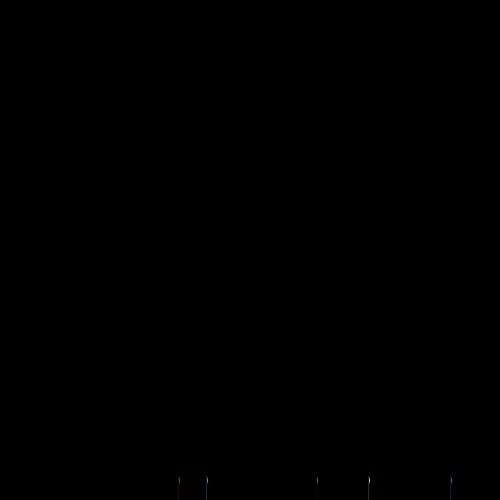
Frame 1 (no input)
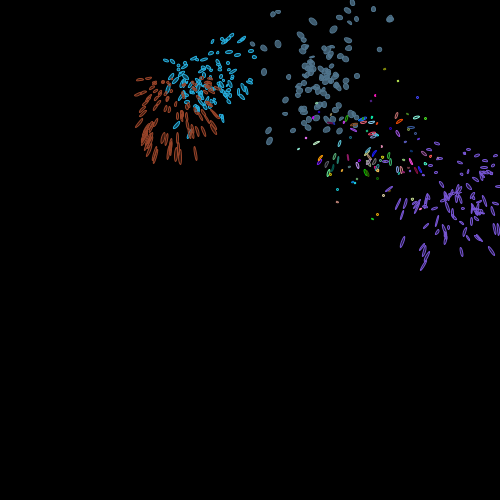
Frame 60 (the mouse pressed at the canvas centre just before this capture)
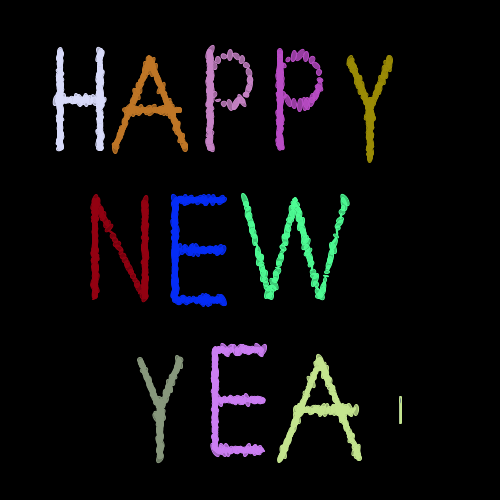
Frame 120 (the mouse held since frame 60 and released just before this capture)

The Processing sketch that drew these frames (run headless with seeded random() and noise(); from frame 60 on, the mouse is pressed at the canvas centre):

// Processing sketch: Lab_9
// ── Lab_9.pde
/*
Nghia Nguyen
CPE 123 - Lab 9: Firework
*/
// Base particle code for CSC 123 Lab 9

// TODO_1: add a new particle constructor that will take in a starting color for a particle
// TODO_2: add code to the Particle System to call the new Particle constructor
// TODO_3: add code so that the fire work explodes where the mouse clicks (use the existing firework, just restart a new system where the moust clicks)
// TODO_4: add code to start another firework when the old one dies
// TODO_5: add code in order to have the shading/transparency and or shape of the particle change over time
//         or depending on velocity
// TODO_6: add more then one firework

// define a particle
boolean click;
float e = 2.7182818284590452353602874713527;
class Particle 
{
   PVector loc;
   PVector vel;
   PVector accel;
   float r;
   float life;
   float origin_life;
   color pcolor;
  
   // constructor
   Particle(PVector start) 
   {
      accel = new PVector(0, 0.05); //gravity
      vel = new PVector(random(-1, 1), random(-2, 0), 0);
      pcolor = color(random(255), random(255), random(255));
      loc = start.get();  // make a COPY of the start location vector
      r = 8.0;
      life = 100;
      origin_life = life;
   }
    
   // TODO_1 define another constructor that allows a particle to start with a given color
    Particle(PVector start, color c) 
   {
      accel = new PVector(0, 0.05); //gravity
      vel = new PVector(random(-1, 1), random(-2, 0), 0);
      pcolor = c;
      loc = start.get();  // make a COPY of the start location vector
      r = 8.0;
      life = 100;
       origin_life = life;
   }
   
   //constructor with life_span
     Particle(PVector start, color c, float l) 
   {
      accel = new PVector(0, 0.05); //gravity
      vel = new PVector(random(-1, 1), random(-2, 0), 0);
      pcolor = c;
      loc = start.get();  // make a COPY of the start location vector
      r = 7.0;
      life = l;
      origin_life = life;
   }
   // what to do each frame
   void run(float choice) 
   {
    
      updateP(choice);
      renderP(choice); // render is a fancy word for draw.  :)
   }
    
   // a function to update the particle each frame
   void updateP(float choice) 
   {
     //parametric firework
      if(choice > 1 && choice <= 4 && (life %2 == 0 || life <= .85*origin_life))
      { 
        vel.add(accel);     
        loc.add(vel);
      }
      //normal firework
      if(choice <= 1)
      {
          vel.add(accel);     
          loc.add(vel);
      }
      //happy new year firework
      if(choice == 6 && life <=.8*origin_life)
      {
          vel.add(accel);     
          loc.add(vel);
      }
      // do not thing - wating for all the letters to comes up
      //change choice to 6 later on
      if(choice != 5)
          life -= 1.0;
   }
    
   // how to draw a particle
   void renderP(float choice) 
   {
      pushMatrix();
       stroke(pcolor);
       fill(pcolor, life);
       translate(loc.x, loc.y);
       //make the ellispe rotate with gravity
       rotate(vel.heading2D());
       if(life < 25.0 || (life <.9*origin_life && choice == 6))
           pcolor = color(random(255), random(255), random(255));
       if(life > 25 || choice == 6)
           ellipse(0, 0, r*vel.mag(),r*sin(life/100));
       else
           ellipse(0, 0, r*cos(life),r*sin(life/100)+PI/6);
      popMatrix();
   }
    
    // a function to test if a particle is alive
   boolean alive() 
   {
      if (life <= 0.0) 
         return false;
      return true;
   }
} //end of particle object definition

// now define a group of particles as a particleSys
class PSys
{
  
   ArrayList particles; // all the particles
   PVector source; // where all the particles emit from
   color shade; // their main color
   float explode; //store the y-location of the bullet
   float choice;
   float delay;
   // constructor
   PSys(int num, PVector init_loc) 
   {
      particles = new ArrayList();
      source = init_loc.get();  // you have to do this to set a vector equal to another vector
      shade = color(random(255), random(255), random(255));  // TODO_2 use this!
      for (int i=0; i < num; i++) 
      {
         particles.add(new Particle(source, shade));
      }
      explode = height;
   }
   //different life span
   PSys(int num, PVector init_loc, float l_span, float rad, float choice) 
   {
      this.choice = choice;
      particles = new ArrayList();
      source = init_loc.get();  // you have to do this to set a vector equal to another vector
      shade = color(random(255), random(255), random(255));  // TODO_2 use this!
      float t = PI/20;
      PVector cir = source.get();
      //use for letter
      int h=0;
      if(choice >= 2)
          rad = random(2,3);
      for (int i=0; i < num; i++) 
      {
        //normal firework
         if(choice <= 1)
             particles.add(new Particle(source, shade, l_span));
         //smiley face firework
         else if(choice <= 2)
         {
             if(i<num/2)
             {
                 cir.x = source.x + rad*cos(t);
                 cir.y = source.y + rad*sin(t);
                 t += PI/20;
             }   
             else if(i<num*.75)
             {
                 cir.x = source.x+rad/2;
                 cir.y = source.y;
             }
             else
             {
                 cir.x = source.x-rad/2;
                 cir.y = source.y;
             }
             particles.add(new Particle(cir, shade, l_span));
         }
         //heart firework
         else if(choice <=3)
         {
             cir.x = source.x + rad*(16*pow(sin(t),3));
             cir.y = source.y - rad*(13*cos(t) - 5*cos(2*t) - 2*cos(3*t) - cos(4*t));
             t += PI/20;
             rad -= .01;
             particles.add(new Particle(cir, shade, l_span));
         }
         //butterfly
         else if(choice <= 4)
         {
             cir.x = source.x + 20*(sin(t))*(pow(e,cos(t)) - 2*cos(4*t) - pow(sin(t/12),5));
             cir.y = source.y - 20*(cos(t))*(pow(e,cos(t)) - 2*cos(4*t) - pow(sin(t/12),5));
             t += PI/30;
             particles.add(new Particle(cir, shade, l_span));
         }   
      }
      explode = height;
   }
   
   PSys(int num, PVector init_loc, float l_span, float delay, int letter)
   {
      particles = new ArrayList();
      source = init_loc.get();  // you have to do this to set a vector equal to another vector
      shade = color(random(255), random(255), random(255));  // TODO_2 use this!
      PVector cir = source.get();
      this.delay = delay;
      int h=0;
      
      //set choice to 5 so life will not decrease until all the letters show up
      choice = 5;

      float t=0;
      for (int i=0; i < num; i++) 
      {
          //letter H = 1
          if(letter == 1)
          {
            //bar
            cir.x = source.x - 24 + h;
            cir.y = source.y;
            particles.add(new Particle(cir, shade, l_span));
           
            //left 
            cir.x = source.x-20;
            cir.y = source.y + h;
            particles.add(new Particle(cir, shade, l_span));
            cir.y = source.y - h;
            particles.add(new Particle(cir, shade, l_span));
            //right
            cir.x = source.x+20;
            cir.y = source.y + h;
            particles.add(new Particle(cir, shade, l_span));
            cir.y = source.y - h;
            particles.add(new Particle(cir, shade, l_span));
    
           // particles.add(new Particle(cir, shade, l_span));
          }
          //Letter A = 2
          if(letter == 2)
          {
            //bar
            if(i<.6*num)
            {  
                cir.x = source.x - 24 + h;
                cir.y = source.y+20;
                particles.add(new Particle(cir, shade, l_span));
            }  
            //left
            cir.y = source.y - 30 + h;
            cir.x = source.x + h/2.5;
            particles.add(new Particle(cir, shade, l_span));
            
            //right
            cir.y = source.y - 30 + h;
            cir.x = source.x - h/2.5;
            particles.add(new Particle(cir, shade, l_span));
            
          }
          //letter P == 3
          else if(letter == 3)
          {
              cir.x = source.x-20;
              cir.y = source.y + h;
              particles.add(new Particle(cir, shade, l_span));
              cir.y = source.y - h;
              particles.add(new Particle(cir, shade, l_span));
              cir.x = source.x + 20*cos(t);
              cir.y = source.y - 20 + 25*sin(t);
              particles.add(new Particle(cir, shade, l_span));
              t += PI/10;
              
          }
          //letter Y == 4
          else if(letter == 4)
          {
              cir.x = source.x;
              cir.y = source.y + h;
              particles.add(new Particle(cir, shade, l_span));
              cir.x = source.x-20+h/2.5;
              cir.y = source.y- 40 + h;
              particles.add(new Particle(cir, shade, l_span));
              cir.x = source.x+20-h/2.5;
              particles.add(new Particle(cir, shade, l_span));
             
          }
          //letter N == 5
          else if(letter == 5)
          {
              cir.x = source.x-25;
              cir.y = source.y + h;
              particles.add(new Particle(cir, shade, l_span));
              cir.y = source.y - h;
              particles.add(new Particle(cir, shade, l_span));
              cir.x = source.x+25;
              cir.y = source.y + h;
              particles.add(new Particle(cir, shade, l_span));
              cir.y = source.y - h;
              particles.add(new Particle(cir, shade, l_span));
              cir.x = source.x -25 + h;
              cir.y = source.y - 50 + 2*h;
              particles.add(new Particle(cir, shade, l_span));
              
          }
          //letter E == 6
          else if(letter == 6)
          {
              cir.x = source.x-25;
              cir.y = source.y + h;
              particles.add(new Particle(cir, shade, l_span));
              cir.y = source.y - h;
              particles.add(new Particle(cir, shade, l_span));
              cir.x = source.x - 25 + h;
              cir.y = source.y - 50;
              particles.add(new Particle(cir, shade, l_span));
              cir.x = source.x - 25 + h;
              cir.y = source.y;
              particles.add(new Particle(cir, shade, l_span));
              cir.x = source.x - 25 + h;
              cir.y = source.y + 50;
              particles.add(new Particle(cir, shade, l_span));
              
          }
          //letter W == 7
          else if(letter == 7)
          {
              cir.x = source.x - 25 + h/2;
              cir.y = source.y - 50 + 2*h;
              particles.add(new Particle(cir, shade, l_span));
              cir.x = source.x + 25 - h/2;
              cir.y = source.y - 50 + 2*h;
              particles.add(new Particle(cir, shade, l_span));
              cir.x = source.x + 25 + h/2;
              cir.y = source.y - 50 + 2*h;
              particles.add(new Particle(cir, shade, l_span));
              cir.x = source.x + 75 - h/2;
              cir.y = source.y - 50 + 2*h;
              particles.add(new Particle(cir, shade, l_span));
              
          }
          
          //letter R == 8
          else if(letter == 8)
          {
            //letter P
              cir.x = source.x-20;
              cir.y = source.y + h;
              particles.add(new Particle(cir, shade, l_span));
              cir.y = source.y - h;
              particles.add(new Particle(cir, shade, l_span));
              cir.x = source.x + 20*cos(t);
              cir.y = source.y - 20 + 25*sin(t);
              particles.add(new Particle(cir, shade, l_span));
              t += PI/10;
            //make  R from P
              cir.x = source.x-20 + h;
              cir.y = source.y + h;
              particles.add(new Particle(cir, shade, l_span));
              
          }
          h+=2;
      }
       explode = height;
   }
   //bullet was fired from below, and when it reachs a certain height
   //it will explode
   void bullet()
   {
       pushMatrix();
          translate(source.x, explode);
          fill(shade);
          ellipse(0,0,2,8);
       popMatrix();
   }
   // what to do each frame
   void run() 
   {
     
      // go through backwards for deletes
      for (int i=particles.size()-1; i >=0; i--) 
      {
         Particle p = (Particle)particles.get(i);
         
         //delay the time it shot up
         if(delay-- > 0)
             return;
         // update each particle per frame
         if(explode > source.y)
         {
             bullet();
             explode-=.2;
         }
         else
             p.run(choice);  //passing choice for each particles to run approtiately 
         if (!p.alive()) // what is that '!' thingy??
            particles.remove(i);
            
         //t += PI/20;
      }
   }
    
   // Is particle system still populated?
   // Maybe use this method to determine when
   // a system is dead and then start a new one. HINT HINT
   boolean dead() 
   {
      return particles.isEmpty();
   }
}

// declare a particle system
PSys[] fireW1;
int num_fire_work;
PSys[] fireW2;
int countF=0, i=0;
void setup() 
{
   size(500, 500);
   
   // range for the alpha is 0-100
   colorMode(RGB, 255, 255, 255, 100);
   
   num_fire_work = 5;
   // start a new particle system
   fireW2 = new PSys[15];
   fireW1 = new PSys[num_fire_work];
   for(int i=0; i<num_fire_work; i++)
      fireW1[i] = new PSys(100, new PVector(random(20,width-20), random(40,height/2)),
                            random(60,120), random(30,50),random(0,4));
  
   
   frameRate(40);
   click = false;
}

void draw() 
{
   background(0);

   // run the particle system
    // TODO_4 add code to start a new particle system once the old one dies
   if(!click)
   {
       for(int i=0; i<num_fire_work; i++)
       {
         if(fireW1[i].dead())
           fireW1[i] = new PSys(100, new PVector(random(20,width-20), random(40,height/2)), 
                                random(60,120), random(30,60),random(0,4));
         fireW1[i].run(); 
       }
   } 
   
   //draw happy new year
   if(click)
   {
     countF++;
     for(i=0; i<12; i++)
         fireW2[i].run();  
    
     if(countF > 80)
     {
       //after all the letters show up - change choice to 6
         for(i=0; i<12; i++)
           fireW2[i].choice = 6;
     }
     //the last letter is dead - set click to false and go back to orignal firework
     if(fireW2[11].dead())
          click = false;
     
   }
   
}

// TODO_3 add a mouse click function
void mousePressed()
{
    countF = 0;
    click = true;
    float life = 80;
    //Create each letter separately
    fireW2[0] = new PSys(25, new PVector(80,100), life, //H
                      0, 1);
    fireW2[1] = new PSys(45, new PVector(150,90), life, //A
                      5, 2); 
    fireW2[2] = new PSys(25, new PVector(230,100), life, //P
                      10, 3); 
    fireW2[3] = new PSys(25, new PVector(300,100), life, //P
                      15, 3);
    fireW2[4] = new PSys(30, new PVector(370,100), life, //Y
                      20, 4);
    fireW2[5] = new PSys(25, new PVector(120,250), life, //N
                      25, 5);
    fireW2[6] = new PSys(25, new PVector(200,250), life, //E
                      30, 6);
    fireW2[7] = new PSys(25, new PVector(270,250), life, //W
                      35, 7);
    fireW2[8] = new PSys(30, new PVector(160,400), life, //Y
                      40, 4);
    fireW2[9] = new PSys(25, new PVector(240,400), life, //E
                      45, 6);
    fireW2[10] = new PSys(50, new PVector(320,390), life, //A
                      50, 2);
    fireW2[11] = new PSys(25, new PVector(400,400), life, //R
                      55, 8);
         
     //reset fireW1
     //change the num of firework to 15 - more firework after happy new year
     num_fire_work = 10;
     fireW1 = new PSys[num_fire_work];
     for(int i=0; i<num_fire_work; i++)
          fireW1[i] = new PSys(100, new PVector(random(20,width-20), random(40,height/2)), 
                                random(60,120), random(30,60),random(0,4));
         
       
}
